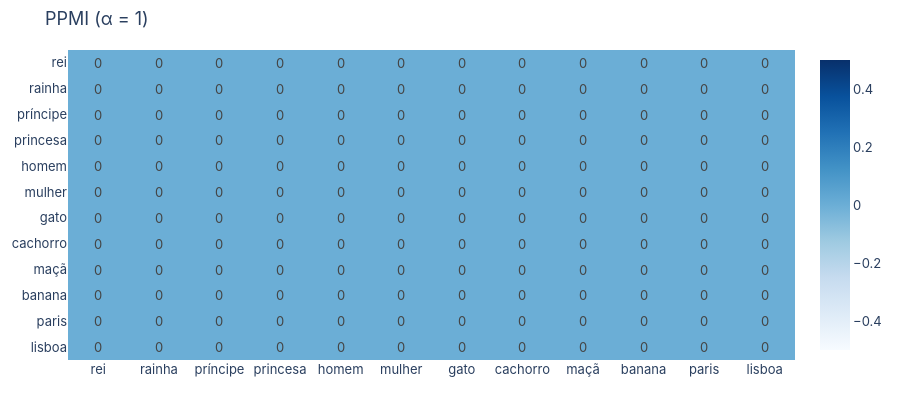

Write notebook code for a chart like this one.
### Markdown cell above
## 4. PMI e PPMI: o que é "coocorrer mais que o acaso"?

Contagens brutas são dominadas por palavras frequentes (*o*, *a*, *e* coocorrem com tudo). A **informação mútua pontual** compara a coocorrência observada com a esperada se $w$ e $c$ fossem independentes:

$$\mathrm{PMI}(w,c) = \log \frac{P(w,c)}{P(w)\,P(c)}, \qquad \mathrm{PPMI}(w,c)=\max(0,\ \mathrm{PMI}(w,c)).$$

Duas variantes aparecem "escondidas" nos artigos:
* **suavização** $P(c)^{\alpha}$ com $\alpha=0{,}75$ (Levy, Goldberg & Dagan, 2015) — o mesmo expoente $3/4$ da distribuição de ruído do word2vec (Mikolov 2013b, §2.2);
* **deslocamento** $-\log k$: Levy & Goldberg (2014) provaram que o Skip-gram com $k$ amostras negativas fatora implicitamente a matriz $\mathrm{PMI}(w,c) - \log k$.

### Code cell
from replang.models.cooccurrence import ppmi
P = ppmi(M, alpha=1.0)
dfp = pd.DataFrame(P.toarray(), index=words, columns=words).loc[sel, sel]
cooccurrence_heatmap(dfp, "PPMI (α = 1)")

### Figure 1 — Plotly figure (JSON) as saved in the notebook; plotly's stock layout.template omitted (floating-point values rounded to 4 significant figures; data arrays with more than 128 entries replaced by an {"elided": "..."} marker saying what was removed)
{"data": [{"colorscale": [[0, "rgb(247,251,255)"], [0.125, "rgb(222,235,247)"], [0.25, "rgb(198,219,239)"], [0.375, "rgb(158,202,225)"], [0.5, "rgb(107,174,214)"], [0.625, "rgb(66,146,198)"], [0.75, "rgb(33,113,181)"], [0.875, "rgb(8,81,156)"], [1, "rgb(8,48,107)"]], "text": {"elided": "12x12 float values"}, "texttemplate": "%{text}", "type": "heatmap", "x": ["rei", "rainha", "príncipe", "princesa", "homem", "mulher", "gato", "cachorro", "maçã", "banana", "paris", "lisboa"], "y": ["rei", "rainha", "príncipe", "princesa", "homem", "mulher", "gato", "cachorro", "maçã", "banana", "paris", "lisboa"], "z": {"elided": "12x12 float values"}, "zmin": 0}], "layout": {"font": {"family": "Inter, Helvetica, Arial, sans-serif", "size": 13}, "height": 400, "margin": {"b": 40, "l": 40, "r": 20, "t": 50}, "title": {"text": "PPMI (α = 1)"}, "yaxis": {"autorange": "reversed"}}}
